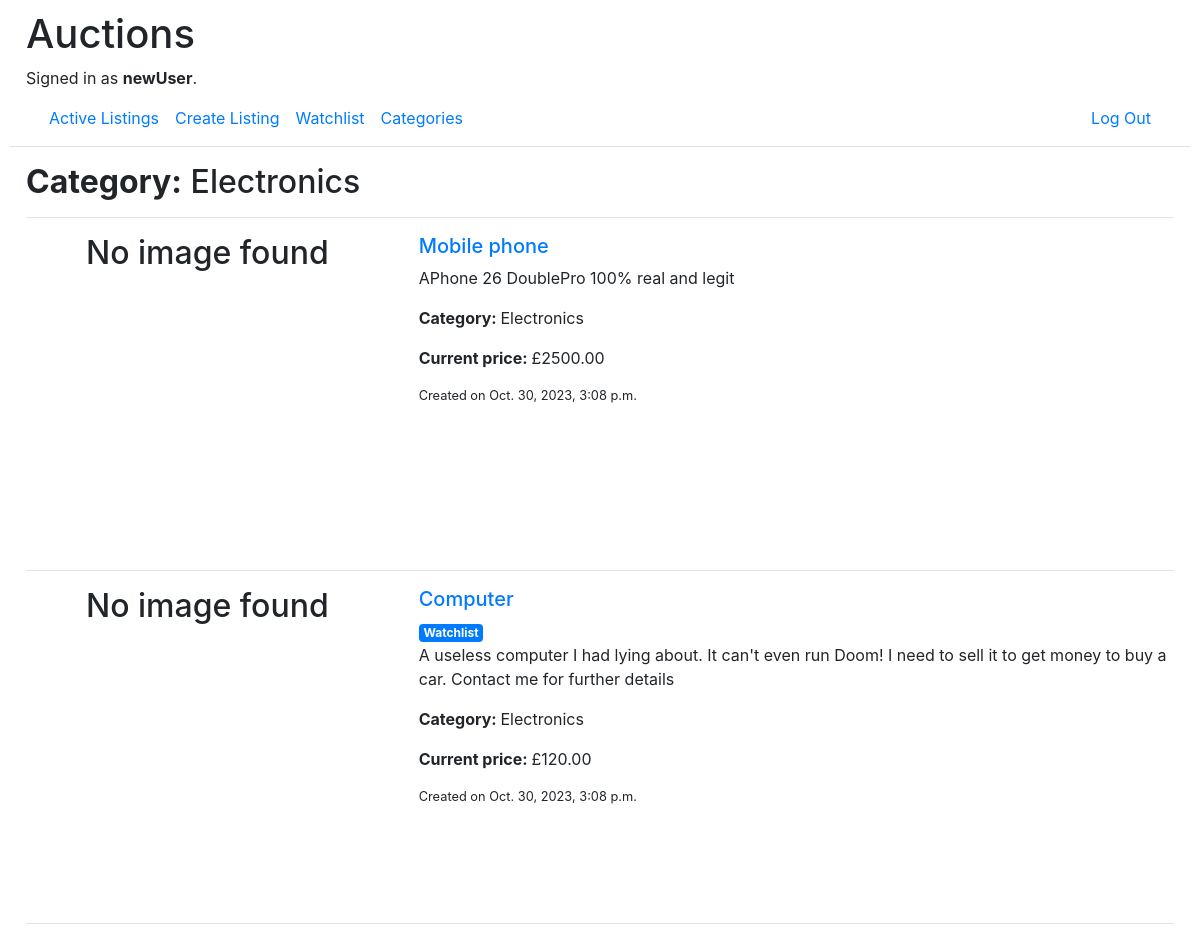
Page /category/Electronics (signed in) on the committed database.
### auctions/models.py (models this page shows)
class User(AbstractUser):
    id = models.AutoField(primary_key=True)
    watchlist = models.ManyToManyField('Listing', related_name="watchers")

class Listing(models.Model):
    id = models.AutoField(primary_key=True)
    title = models.CharField(max_length=64)
    description = models.TextField()
    starting_bid = models.IntegerField()
    image_url = models.URLField(null=True, blank=True, max_length=400)
    category = models.CharField(max_length=64, null=True, blank=True)
    active = models.BooleanField(default=True)
    time = models.DateTimeField(default=now)
    user = models.ForeignKey(User, on_delete=models.CASCADE, related_name="listings")

### auctions/views.py (the view)
# urls.py: path("category/<name>", views.category, name="category"),
def category(request, name):
    try:
        category = next(c for c in utils.get_categories(request.user) if c["name"] == name)
    except StopIteration:
        return HttpResponseRedirect(reverse("categories"))
    return render(request, "auctions/category.html", {
        "category": category,
    })

### auctions/utils.py (called while the page is built)
def gbp(i):
    return f"£{i:.2f}"

def get_top_bid(listing):
    if list(listing.bids.all()):
        top_bid = max(listing.bids.all(), key=lambda bid: bid.value)
        price = top_bid.value
    else:
        top_bid = None
        price = listing.starting_bid
    return price, top_bid

def produce_listing(user, listing):
    price, top_bid = get_top_bid(listing)
    return {
            "listing": listing,
            "price": gbp(price),
            "top_bid": top_bid,
            "watchlisted": (user in listing.watchers.all()),
        }

def get_categories(user):
    listings = Listing.objects.all()
    categories = []
    for listing in listings:
        if listing.category != "" and listing.active:
            i = 0
            found = False
            while i < len(categories) and not found:
                if listing.category == categories[i]["name"]:
                    categories[i]["size"] += 1
                    categories[i]["listings"].append(produce_listing(user, listing))
                    found = True
                i += 1
            if not found:
                categories.append({"name": listing.category,
                                   "size": 1,
                                   "listings": [produce_listing(user, listing)]})
    return categories

### auctions/templates/auctions/category.html (shortened to what this page needs)
{% extends "auctions/layout.html" %}
{% block body %}
    <h2 class="mt-3"><b>Category:</b> {{ category.name }}</h2>
    <hr>
    {% for listing in category.listings %}
        {% if listing.listing.active %}
            <div class="listing-row row">
                <div class="col-md-4">
                    <div class="d-flex align-items-center">
                        {% if listing.listing.image_url %}
                            <img class="listing-img mx-auto" src="{{listing.listing.image_url}}" alt="Image for listing: {{listing.listing.title}}">
                        {% else %}
                            <h2 class="mx-auto">No image found</h2>
                        {% endif %}
                    </div>
                </div>
                <div class="col-md-8">
                    <a href="{% url 'listing' listing.listing.id %}">
                        <h5>{{listing.listing.title}}</h5>
                    </a>
                    <div>
                        {% if listing.watchlisted %}
                            <span class="badge badge-primary">Watchlist</span>
                        {% endif %}
                    </div>
                    <div>
                        <p>{{listing.listing.description}}</p>
                    </div>
                    <div>
                        <p><Strong>Category: </Strong>{% if listing.listing.category %} {{listing.listing.category}} {% else %} None {% endif %}</p>
                    </div>
                    <div>
                        <p><Strong>Current price: </Strong>{{listing.price}}</p>
                    </div>
                    <div class="small">Created on {{listing.listing.time}}</div>
                </div>
            </div>
            <hr>
        {% endif %}
    {% endfor %}
{% endblock %}

### auctions/templates/auctions/layout.html (shortened to what this page needs)
{% load static %}
<!DOCTYPE html>
<html lang="en">
    <head>
        <link rel="stylesheet" href="https://stackpath.bootstrapcdn.com/bootstrap/4.4.1/css/bootstrap.min.css">
        <link href="{% static 'auctions/styles.css' %}" rel="stylesheet">
    </head>
    <body>
        <h1 class="mx-3">Auctions</h1>
        <div class="mx-3">
            {% if user.is_authenticated %}
                Signed in as <strong>{{ user.username }}</strong>.
            {% else %}
                Not signed in.
            {% endif %}
        </div>
        <nav class="navbar border-bottom">
            <div class="container-fluid">
                <div class="expand navbar-expand">
                    <ul class="navbar-nav">
                        <li class="nav-item">
                            <a class="nav-link" href="{% url 'index' %}">Active Listings</a>
                        </li>
                        {% if user.is_authenticated %}
                            <li class="nav-item">
                                <a class="nav-link" href="{% url 'add' %}">Create Listing</a>
                            </li>
                            <li class="nav-item">
                                <a class="nav-link" href="{% url 'watchlist' %}">Watchlist</a>
                            </li>
                        {% endif %}
                        <li class="nav-item">
                            <a class="nav-link" href="{% url 'categories' %}">Categories</a>
                        </li>
                    </ul>
                </div>
                <div class="expand navbar-expand">
                    <ul class="navbar-nav">
                        {% if user.is_authenticated %}
                            <li class="nav-item">
                                <a class="nav-link" href="{% url 'logout' %}">Log Out</a>
                            </li>
                        {% endif %}
                    </ul>
                </div>
            </div>
        </nav>
        <div class="mx-3">
            {% block body %}
            {% endblock %}
        </div>
    </body>
</html>

### auctions/static/auctions/styles.css (style rules this page uses)
body { padding: 10px; }
.listing-row { height: 320px; }

### rows in the picture
User: username "newUser"
Listing: name "Electronics", image_url "No image found", listing "Mobile phone", listing.description "APhone 26 DoublePro 100% real and legit", listing.category "Electronics", price "£2500.00", listing.time "Oct. 30, 2023, 3:08 p.m."
Listing: shows "No image found", listing "Computer", shows "Watchlist", listing.description "A useless computer I had lying about. It can't even run Doom! I need to sell it to get money to buy a car. Contact me for further details", listing.category "Electronics", price "£120.00", listing.time "Oct. 30, 2023, 3:08 p.m."
